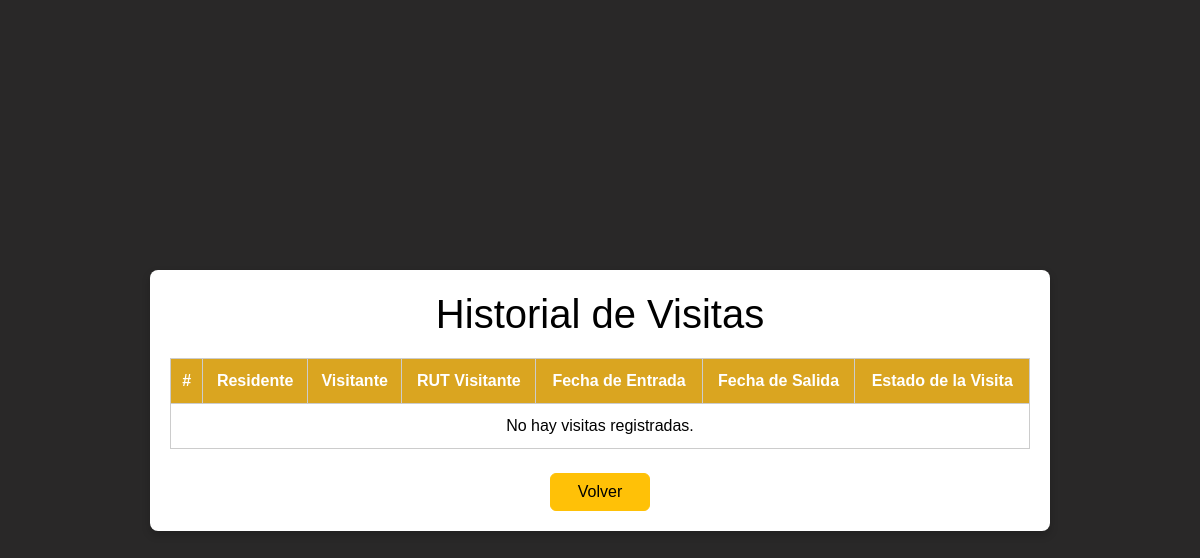
Page /visitas/historial/ on the earlier database version.
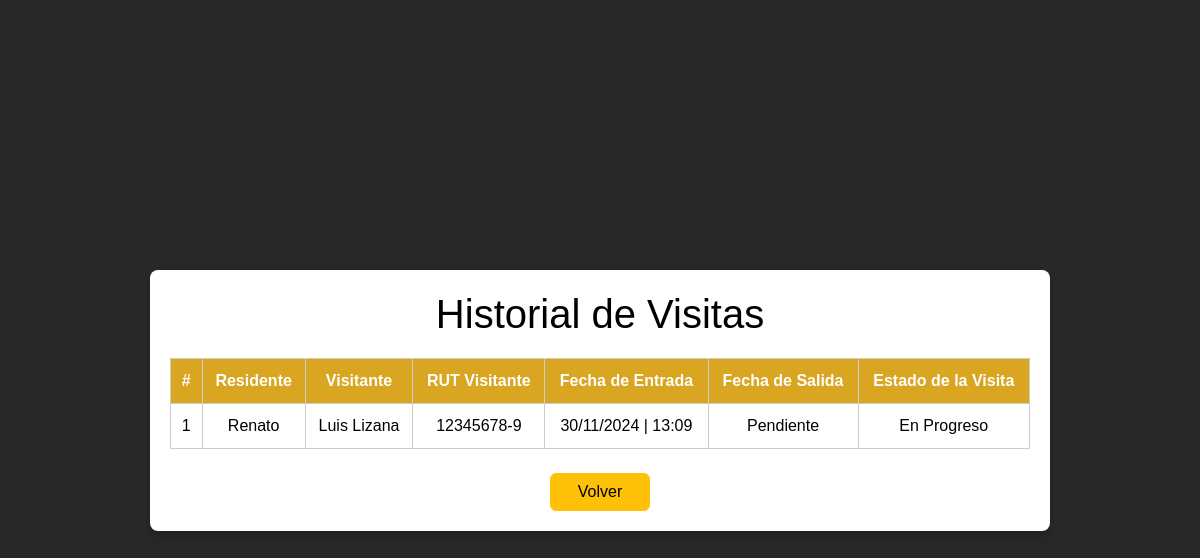
Same page on the later database version.
### visitas/models.py (models this page shows, shortened)
class Visita(models.Model):
    residente = models.ForeignKey(Usuario, on_delete=models.CASCADE, related_name='residente_visita')
    visitante_nombre = models.CharField(max_length=100)
    rut_visitante = models.CharField(max_length=9, default='12345678-9')
    fecha_entrada = models.DateTimeField(auto_now_add=True)
    fecha_salida = models.DateTimeField(null=True, blank=True)
    def estado_visita(self):
        if self.fecha_salida and self.fecha_salida <= timezone.now():
            return "Tiempo Completo"
        else:
            return "En Progreso"

### usuarios/models.py (models this page shows, shortened)
class Usuario(AbstractUser):
    ROL_CHOICES = [
        ('administrador', 'Administrador'),
        ('portero', 'Portero'),
        ('residente', 'Residente'),
        ('arrendatario', 'Arrendatario'),
        ('administrativo', 'Administrativo'),
    ]
    rol = models.CharField(max_length=20, choices=ROL_CHOICES)
    nombre = models.CharField(max_length=50, blank=True, null=True)
    apellidop = models.CharField(max_length=50, blank=True, null=True)
    usuario = models.CharField(max_length=50, blank=True, null=True)
    password = models.CharField(max_length=12, blank=True, null=True)
    groups = models.ManyToManyField(
        'auth.Group',
        related_name='grupos_usuarios',
        blank=True
    )
    user_permissions = models.ManyToManyField(
        'auth.Permission',
        related_name='usuarios_permitidos',
        blank=True
    )

### visitas/views.py (the view)
# urls.py: path('historial/', views.historial_visitas, name='historial_visitas'),
def historial_visitas(request):
    visitas = Visita.objects.all().order_by('-fecha_entrada')
    return render(request, 'visitas/historial_visitas.html', {'visitas': visitas})

### visitas/templates/visitas/historial_visitas.html (shortened to what this page needs)
<!DOCTYPE html>
<html lang="en">
<head>
    <link href="https://cdn.jsdelivr.net/npm/bootstrap@5.3.0-alpha1/dist/css/bootstrap.min.css" rel="stylesheet">
</head>
<body>
    <div class="table-container">
        <h1 style="font-family: Impact, Haettenschweiler, 'Arial Narrow Bold', sans-serif;">Historial de Visitas</h1>
        <table>
            <thead>
                <tr>
                    <th>#</th>
                    <th>Residente</th>
                    <th>Visitante</th>
                    <th>RUT Visitante</th>
                    <th>Fecha de Entrada</th>
                    <th>Fecha de Salida</th>
                    <th>Estado de la Visita</th>
                </tr>
            </thead>
            <tbody>
                {% for visita in visitas %}
                <tr>
                    <td>{{ forloop.counter }}</td>
                    <td>{{ visita.residente.username }}</td>
                    <td>{{ visita.visitante_nombre }}</td>
                    <td>{{ visita.rut_visitante }}</td>
                    <td>{{ visita.fecha_entrada|date:"d/m/Y" }} | {{ visita.fecha_entrada|date:"H:i" }}</td>
                    <td>
                        {% if visita.fecha_salida %}
                            {{ visita.fecha_salida|date:"d/m/Y" }} | {{ visita.fecha_salida|date:"H:i" }}
                        {% else %}
                            Pendiente
                        {% endif %}
                    </td>
                    <td>{{ visita.estado_visita }}</td>
                </tr>
                {% empty %}
                <tr>
                    <td colspan="7">No hay visitas registradas.</td>
                </tr>
                {% endfor %}
            </tbody>
        </table>
        <br>
        <a href="{% url 'visitas:visitas' %}">
            <button style="width: 100px;" type="button" class="btn btn-warning">Volver</button>
        </a>
    </div>
</body>
</html>

### visitas/templates/visitas/historial_visitas.html (style rules this page uses)
body { font-family: Arial, sans-serif; height: 100vh; margin: 0; background-color: rgb(41, 40, 40); color: goldenrod; display: flex; justify-content: center; align-items: center; flex-direction: column; }
.table-container { background-color: white; color: black; border-radius: 8px; padding: 20px; box-shadow: 0px 4px 8px rgba(0, 0, 0, 0.2); width: 100%; max-width: 900px; text-align: center; }
table { width: 100%; margin-top: 20px; border-collapse: collapse; }
table th, table td { padding: 10px; border: 1px solid #ccc; text-align: center; }
table th { background-color: goldenrod; color: white; }
a { color: goldenrod; text-decoration: none; display: block; }

Differences in the rows shown:
added Visita: residente.username "Renato", visitante_nombre "Luis Lizana", rut_visitante "12345678-9", fecha_entrada "30/11/2024", fecha_entrada "13:09", shows "Pendiente", estado_visita "En Progreso"
Other differences:
text no longer shown: "No hay visitas registradas."
